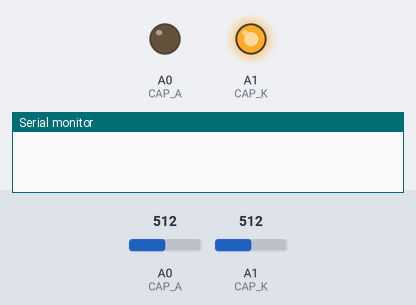
The sketch below on a simulated Arduino Uno, built with avr-gcc and run on an emulated ATmega328P. Shown: output pins drawn as LEDs (lit = HIGH), the last lines printed to the serial monitor. The inputs (shaded band) are chosen by the test bench; at power-on: A0 (CAP_A) = 512, A1 (CAP_K) = 512.

Above: at 0.1 s.
4.3 s: A0 (CAP_A) set to 0
At 7.4 s:
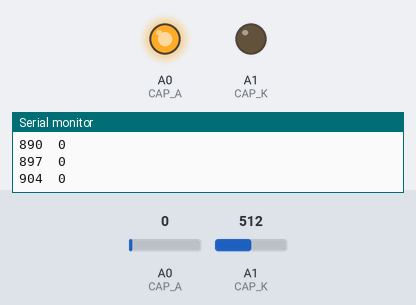
Timing chart, 0 to 13.3 s (numbered marks = the images above; inputs shaded):
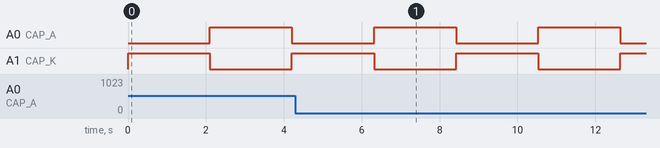

The sketch:

sketch-07-voltametry.ino
```cpp
#define CAP_A A0
#define CAP_K A1

#define WINDOW_MS 2000
#define MAX_SAMPLES 10

bool charge = true;
bool dir = true;
unsigned long int then, now;

void setup() {
  // put your setup code here, to run once:
  Serial.begin (9600);
}

void loop() {
  int c, v;

  if (charge) {
    pinMode (CAP_A, OUTPUT);
    pinMode (CAP_K, OUTPUT);

    if (dir) {
      digitalWrite (CAP_A, LOW);
      digitalWrite (CAP_K, HIGH);
    }
    else {
      digitalWrite (CAP_A, HIGH);
      digitalWrite (CAP_K, LOW);
    }

  delay (100);
  Serial.println ("0\t0");
  charge = false;
  pinMode (dir ? CAP_K : CAP_A, INPUT);
  then = millis ();
  return;
  }

  now = millis ();
  if (now - then > WINDOW_MS) {
    dir = !dir;
    charge = true;
    return;
  }

  v = 0;
  for (c = 0; c < MAX_SAMPLES; c++) {
    v += analogRead (dir ? CAP_K : CAP_A);
  }
  v = dir ? (v / MAX_SAMPLES) : (-v / MAX_SAMPLES);

  Serial.print (now - then);
  Serial.print ("\t");
  Serial.println (v);
}
```

Measured:
- by itself, A0 (CAP_A), A1 (CAP_K): alternates HIGH for 2.1 s and LOW for 2.1 s
